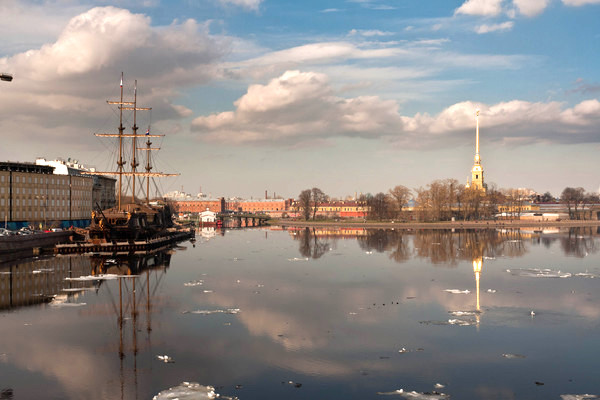
#> input picture 08_panorama/images/boat/boat1.jpg, 600 x 400 px; its folder holds 3 pictures in this run
$ python 00_stitch_images.py
#> lines starting #> are read from the running program, lines starting #| are printed output that depends on the picture
import os
import cv2
import math
import glob
import numpy as np
import matplotlib.pyplot as plt


# Read Images

imagefiles = glob.glob(f"images/boat{os.sep}*")
imagefiles.sort()


images = []
for filename in imagefiles:
    img = cv2.imread(filename)
#> img is the input picture: shape (400, 600, 3); mean B, G, R 134.6, 137.8, 144.1
    img = cv2.cvtColor(img, cv2.COLOR_BGR2RGB)
    images.append(img)

num_images = len(images)
#> num_images = 3

# Display Images
plt.figure(figsize=[30, 10])
num_cols = 3
num_rows = math.ceil(num_images / num_cols)
#> num_rows = 1
for i in range(0, num_images):
    plt.subplot(num_rows, num_cols, i + 1)
    plt.axis("off")
    plt.imshow(images[i])
plt.savefig("stitch_before.png")
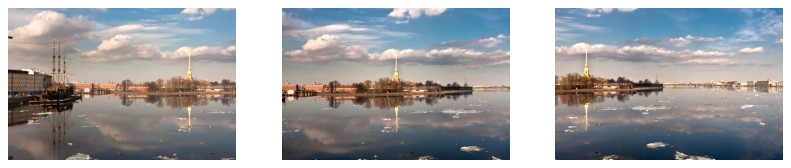
#> figure drawn by matplotlib, 3 panels
# plt.show()


# Stitch Images
stitcher = cv2.Stitcher_create()
status, result = stitcher.stitch(images)
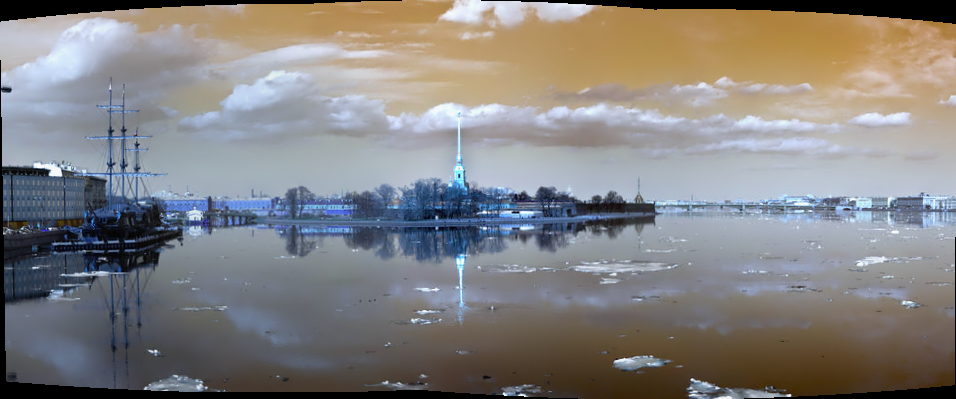
#> result: shape (399, 956, 3); mean of channels 0, 1, 2 129.2, 129.9, 131.9; drawn as B, G, R
#> status = 0

if status == 0:
    plt.figure(figsize=[30, 10])
    plt.imshow(result)

plt.savefig("stitch_after.png")
plt.show()
